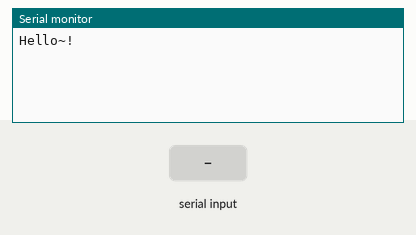
Simulated run of this sketch. Board: Arduino Uno, built with avr-gcc and run on an emulated ATmega328P. Shown: the last lines printed to the serial monitor. The test bench sets the inputs (shaded band).

Above: at 1.2 s.
1.3 s: "1" received over the second serial link
At 2.3 s:
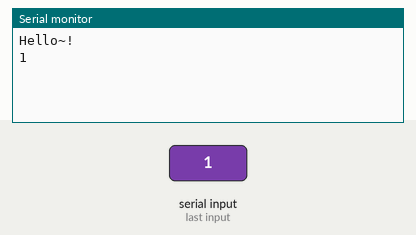
2.8 s: "0" received over the second serial link
At 3.4 s:
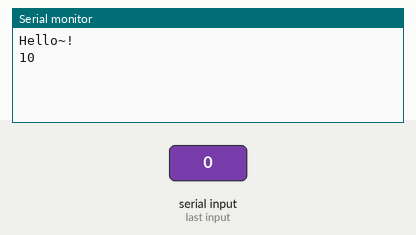

Measured:
- after the input at 1.3 s, the serial monitor: prints a new line at once (image 1)
- after the input at 2.8 s, the serial monitor: prints a new line at once (image 2)

The sketch:

serialcomm.ino
```cpp
#include <SoftwareSerial.h>

SoftwareSerial swSerial(2, 3);

void setup() {
  // put your setup code here, to run once:
  Serial.begin(9600);
  swSerial.begin(9600);

  Serial.println("Hello~!");
}

void loop() {
  // put your main code here, to run repeatedly:
  if (swSerial.available()) {
    Serial.write(swSerial.read());
  }
  if (Serial.available()) {
    swSerial.write(Serial.read());
  }
}
```
